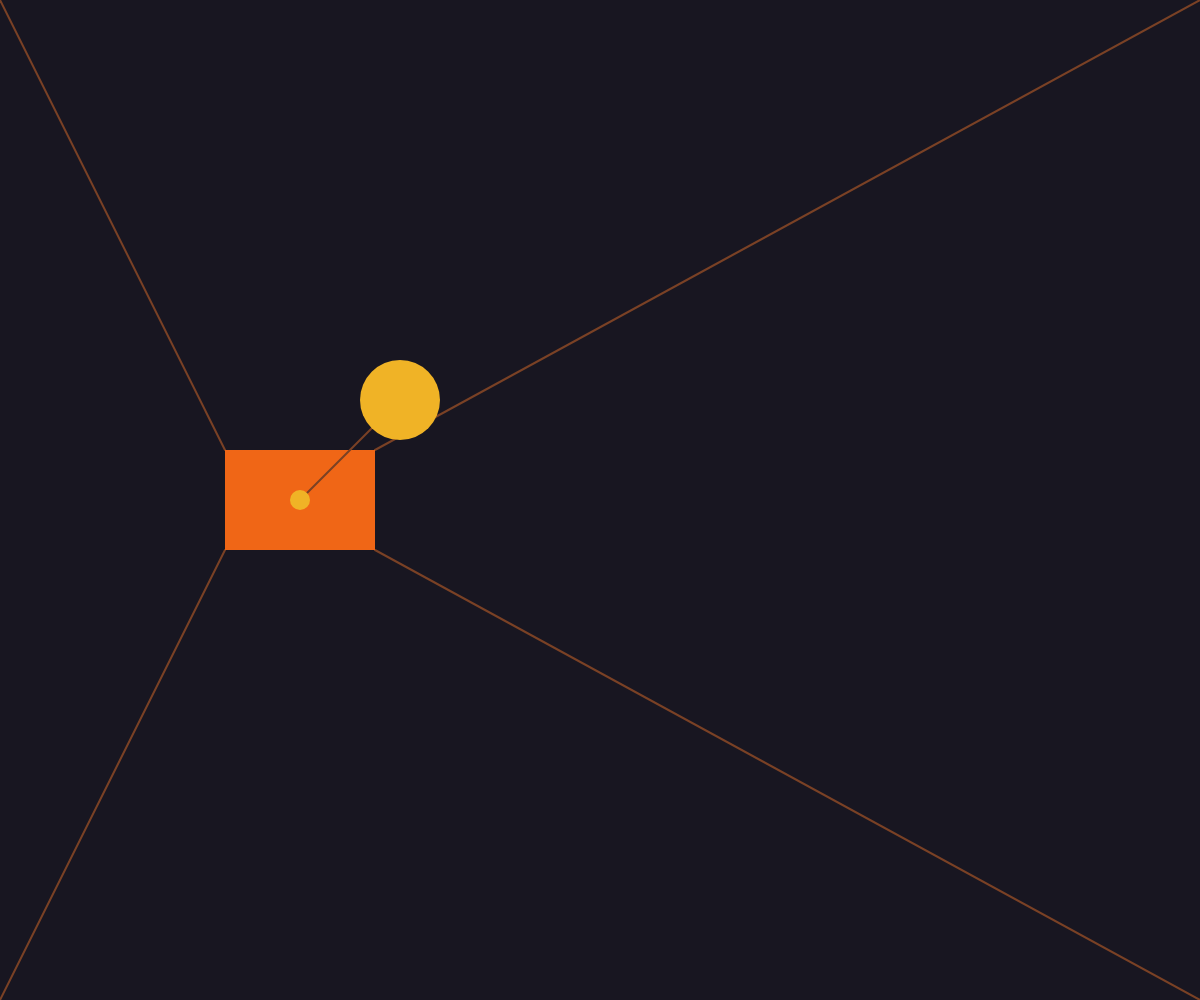
Frame 1 (no input)
Frame 60 (no input): identical to frame 1, image omitted
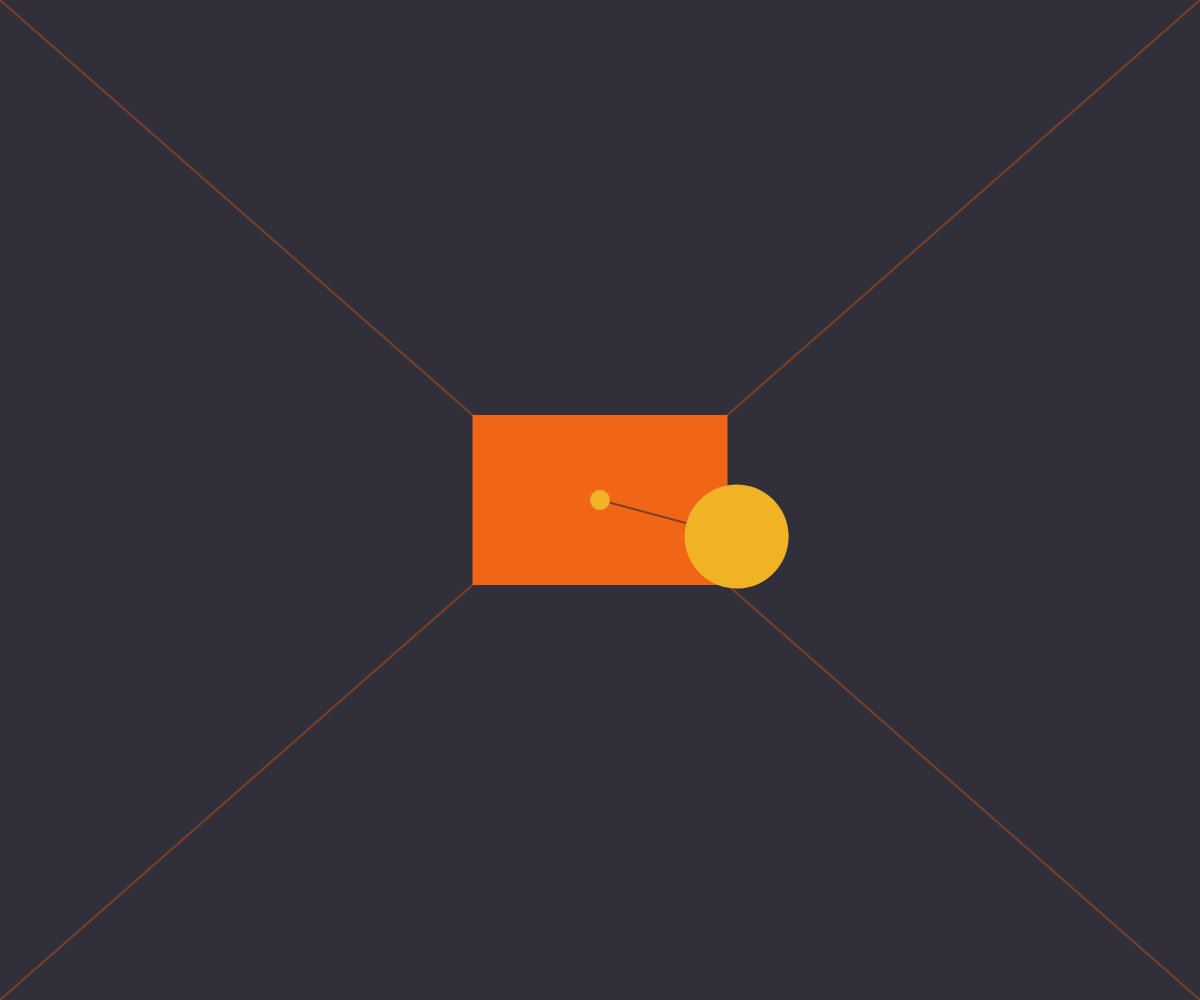
Frame 120 (the mouse pressed at the canvas centre since frame 60)

The p5.js sketch that drew these frames (run headless with seeded random() and noise() and a simulated clock; from frame 60 on, the mouse is pressed at the canvas centre):

// p5.js sketch
// ── sketch.js
let xPos;
let yPos;
let rectScale;
let linerotate;
let bigCircleScale;
let backgroundR;
let backgroundG;
let backgroundB;

function setup() {
  createCanvas(windowWidth,windowHeight);
  xPos = 300;
  yPos = height/2;
  rectScale = 1;
  linerotate = 0;
  bigCircleScale = 1;
  backgroundR = 24;
  backgroundG = 22;
  backgroundB = 33;

}

function draw() {
  background(backgroundR, backgroundG, backgroundB);

  stroke(122, 65, 37);
  strokeWeight(2);
  line(0, 0, xPos-75*rectScale, yPos-50*rectScale);

  stroke(122, 65, 37);
  strokeWeight(2);
  line(width, 0, xPos+75*rectScale, yPos-50*rectScale);

  stroke(122, 65, 37);
  strokeWeight(2);
  line(0, height, xPos-75*rectScale, yPos+50*rectScale);

  stroke(122, 65, 37);
  strokeWeight(2);
  line(width, height, xPos+75*rectScale, yPos+50*rectScale);

  push();

  translate(xPos, yPos);
  scale(rectScale);
  rectMode(CENTER);
  noStroke();
  fill(240, 102, 22);
  rect(0, 0, 150, 100);

  pop();

  push();

  translate(xPos, yPos);
  rotate(linerotate);
  stroke(122, 65, 37);
  strokeWeight(2);
  line(0, 0, 400-300, 400-yPos);
  
  translate(400-300, 400-yPos);
  scale(bigCircleScale);
  noStroke();
  fill(240, 179, 38);
  ellipse(0, 0, 80);

  pop();

  noStroke();
  fill(240, 179, 38);
  ellipse(xPos, yPos, 20);

}

function mousePressed(){

  xPos = xPos + 300
  rectScale = rectScale + 0.7
  linerotate = linerotate + radians(60)
  bigCircleScale = bigCircleScale + 0.3
  backgroundR = min(backgroundR + 25, 255);
  backgroundG = min(backgroundG + 25, 255);
  backgroundB = min(backgroundB + 25, 255);

}
